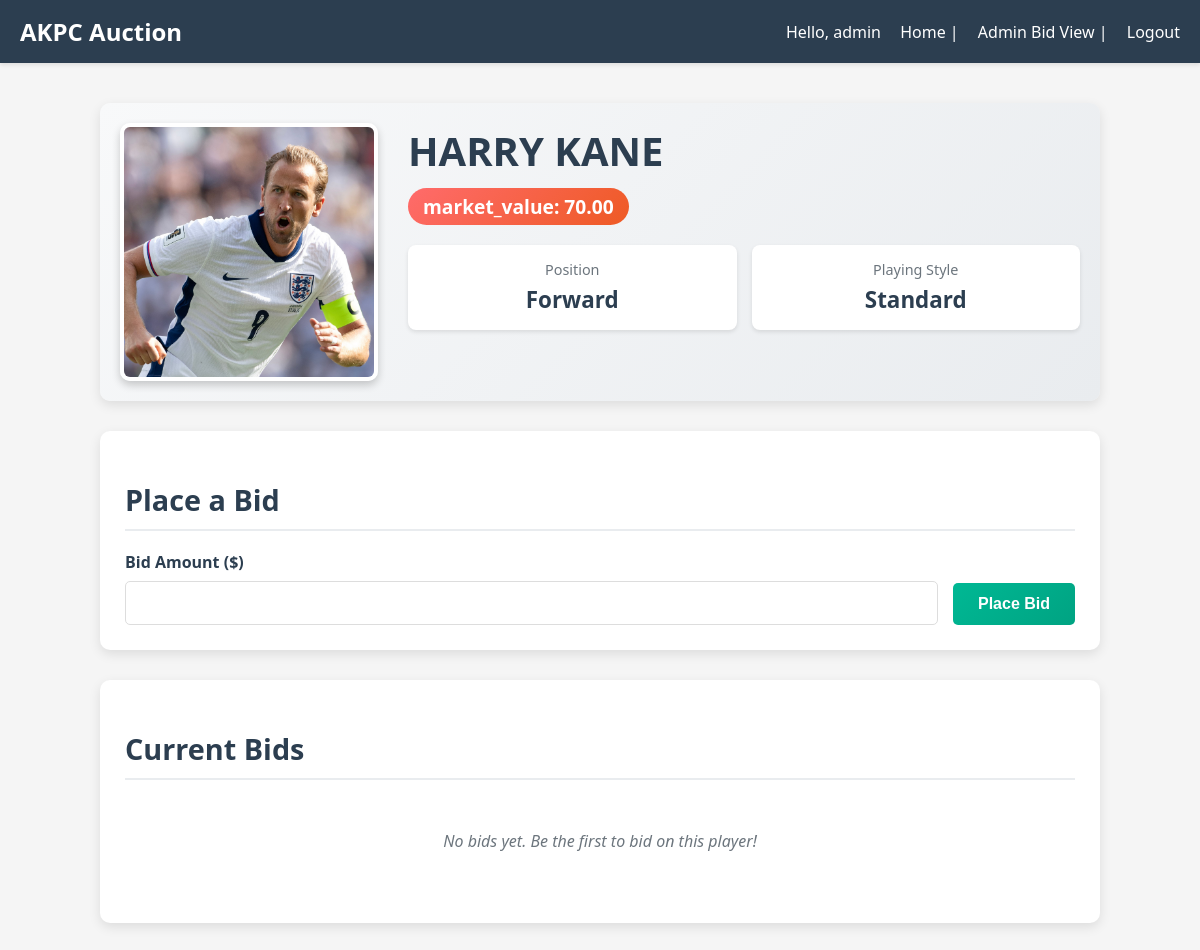
Screenshot of /player/1/ (signed in) with the database file from the repository.
### auction/models.py (models this page shows, shortened)
class Player(models.Model):
    POSITION_CHOICES = [
        ('GK', 'Goalkeeper'),
        ('DF', 'Defender'),
        ('MF', 'Midfielder'),
        ('FW', 'Forward'),
    ]
    name = models.CharField(max_length=100)
    position = models.CharField(max_length=2, choices=POSITION_CHOICES)
    playing_style = models.CharField(max_length=100)
    image = models.ImageField(upload_to='players/', blank=True, null=True)
    created_at = models.DateTimeField(auto_now_add=True)
    market_value = models.DecimalField(max_digits=10, decimal_places=2, default=50.00)

### auction/views.py (the view)
# urls.py: path('player/<int:pk>/', views.player_detail, name='player_detail'),
@login_required
def player_detail(request, pk):
    player = get_object_or_404(Player, pk=pk)
    bids = Bid.objects.filter(player=player).order_by('-amount')
    if request.method == 'POST':
        form = BidForm(request.POST)
        if form.is_valid():
            bid = form.save(commit=False)
            bid.player = player
            bid.user = request.user
            bid.save()
            messages.success(request, 'Your bid has been placed!')
            return redirect('player_detail', pk=pk)
    else:
        form = BidForm()
    return render(request, 'player_detail.html', {
        'player': player,
        'bids': bids,
        'form': form
    })

### auction/forms.py
class BidForm(forms.ModelForm):
    class Meta:
        model = Bid
        fields = ['amount']
        widgets = {
            'amount': forms.NumberInput(attrs={'step': '0.01', 'min': '0.01'})
        }

### auction/templates/player_detail.html (shortened to what this page needs)
{% extends 'base.html' %}
{% block content %}
<div class="player-detail-container">
    <div class="player-header">
        <div class="player-image">
            {% if player.image %}
            <img src="{{ player.image.url }}" alt="{{ player.name }}">
            {% else %}
            <div style="width: 100%; height: 100%; background: #ddd; display: flex; align-items: center; justify-content: center;">
                <span>No Image</span>
            </div>
            {% endif %}
        </div>
        <div class="player-info">
            <h1 class="player-name">{{ player.name }}</h1>
            <div class="market_value-badge">market_value: {{ player.market_value }}</div>
            <div class="player-stats">
                <div class="stat-card">
                    <div class="stat-label">Position</div>
                    <div class="stat-value">{{ player.get_position_display }}</div>
                </div>
                <div class="stat-card">
                    <div class="stat-label">Playing Style</div>
                    <div class="stat-value">{{ player.playing_style }}</div>
                </div>
            </div>
        </div>
    </div>
    <div class="bid-section">
        <h2 class="section-title">Place a Bid</h2>
        <form method="post" class="bid-form">
            <div class="form-group">
                <label for="{{ form.amount.id_for_label }}">Bid Amount ($)</label>
                {{ form.amount }}
            </div>
            <button type="submit" class="bid-button">Place Bid</button>
        </form>
    </div>
    <div class="bid-section">
        <h2 class="section-title">Current Bids</h2>
        {% if bids %}
        <table class="bids-table">
            <thead>
                <tr>
                    <th>User</th>
                    <th>Amount</th>
                    <th>Time</th>
                </tr>
            </thead>
            <tbody>
                {% for bid in bids %}
                <tr>
                    <td>{{ bid.user.username }}</td>
                    <td class="bid-amount">${{ bid.amount }}</td>
                    <td>{{ bid.created_at }}</td>
                </tr>
                {% endfor %}
            </tbody>
        </table>
        {% else %}
        <p class="no-bids">No bids yet. Be the first to bid on this player!</p>
        {% endif %}
    </div>
</div>
{% endblock %}

### auction/templates/base.html (shortened to what this page needs)
<!DOCTYPE html>
<html lang="en">
<head>
</head>
<body>
    {% if not request.path == '/login/' and not request.path == '/register/' %}
    <div class="header">
        <h1>AKPC Auction</h1>
        <div>
            {% if user.is_authenticated %}
                Hello, {{ user.username }}
                <a href="{% url 'player_list' %}">Home</a> |
                {% if user.is_staff %}
                    <a href="{% url 'admin_bid_view' %}">Admin Bid View</a> |
                {% endif %}
                <a href="{% url 'logout' %}">Logout</a>
            {% else %}
                <a href="{% url 'login' %}">Login</a> |
                <a href="{% url 'register' %}">Register</a>
            {% endif %}
        </div>
    </div>
    {% endif %}
    <div class="content">
        {% block content %}
        {% endblock %}
    </div>
</body>
</html>

### auction/templates/base.html (style rules this page uses)
body { margin: 0; padding: 0; font-family: 'Segoe UI', Tahoma, Geneva, Verdana, sans-serif; background-color: #f5f5f5; }
.header { display: flex; justify-content: space-between; align-items: center; padding: 15px 20px; background-color: #2c3e50; color: white; box-shadow: 0 2px 4px rgba(0,0,0,0.1); }
.header h1 { margin: 0; font-size: 24px; }
.header a { color: white; text-decoration: none; margin-left: 15px; }
.content { padding: 20px; max-width: 1200px; margin: 0 auto; }

### auction/templates/player_detail.html (style rules this page uses)
.player-detail-container { max-width: 1000px; margin: 0 auto; padding: 20px; }
.player-header { display: flex; gap: 30px; margin-bottom: 30px; background: linear-gradient(135deg, #f8f9fa 0%, #e9ecef 100%); padding: 20px; border-radius: 10px; box-shadow: 0 4px 12px rgba(0, 0, 0, 0.1); }
.player-image { flex-shrink: 0; width: 250px; height: 250px; border-radius: 10px; overflow: hidden; border: 4px solid #fff; box-shadow: 0 4px 8px rgba(0, 0, 0, 0.2); }
.player-image img { width: 100%; height: 100%; object-fit: cover; }
.player-info { flex-grow: 1; }
.player-name { font-size: 2.5rem; margin: 0 0 10px 0; color: #2c3e50; }
.player-stats { display: grid; grid-template-columns: repeat(auto-fit, minmax(150px, 1fr)); gap: 15px; margin: 20px 0; }
.stat-card { background: white; padding: 15px; border-radius: 8px; text-align: center; box-shadow: 0 2px 4px rgba(0, 0, 0, 0.1); }
.stat-label { font-size: 0.9rem; color: #6c757d; margin-bottom: 5px; }
.stat-value { font-size: 1.4rem; font-weight: bold; color: #2c3e50; }
.market_value-badge { display: inline-block; background: linear-gradient(135deg, #ff6b6b 0%, #ee5a24 100%); color: white; padding: 5px 15px; border-radius: 20px; font-weight: bold; font-size: 1.2rem; }
.bid-section { background: white; padding: 25px; border-radius: 10px; box-shadow: 0 4px 12px rgba(0, 0, 0, 0.1); margin-bottom: 30px; }
.section-title { font-size: 1.8rem; color: #2c3e50; margin-bottom: 20px; padding-bottom: 10px; border-bottom: 2px solid #e9ecef; }
.bid-form { display: grid; grid-template-columns: 1fr auto; gap: 15px; align-items: end; }
.form-group { margin-bottom: 0; }
.form-group label { display: block; margin-bottom: 8px; font-weight: 600; color: #2c3e50; }
.form-group input { width: 100%; padding: 12px 15px; border: 1px solid #ddd; border-radius: 5px; font-size: 1rem; box-sizing: border-box; }
.bid-button { padding: 12px 25px; background: linear-gradient(135deg, #00b894 0%, #00a382 100%); color: white; border: none; border-radius: 5px; font-size: 1rem; font-weight: 600; cursor: pointer; transition: transform 0.2s, box-shadow 0.2s; }
.no-bids { text-align: center; padding: 30px; color: #6c757d; font-style: italic; }

### rows the page displays
Player: image (picture), name "HARRY KANE", market_value "70.00", position "Forward", playing_style "Standard"

### other values shown
{{ user.username }} "admin"
